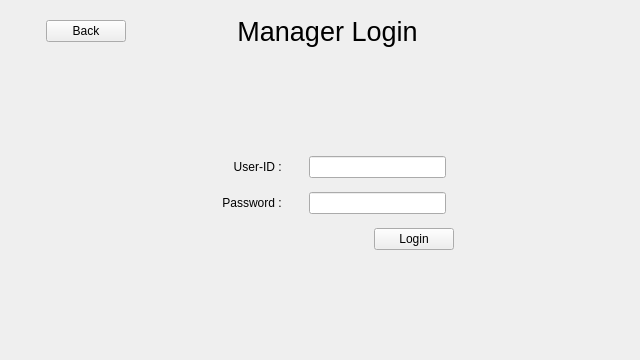
<?xml version="1.0" encoding="UTF-8"?>
<ui version="4.0">
 <class>Form</class>
 <widget class="QWidget" name="Form">
  <property name="geometry">
   <rect>
    <x>0</x>
    <y>0</y>
    <width>640</width>
    <height>360</height>
   </rect>
  </property>
  <property name="windowTitle">
   <string>Form</string>
  </property>
  <layout class="QVBoxLayout" name="verticalLayout" stretch="10,25,5,2,5,2,5,25">
   <item>
    <layout class="QHBoxLayout" name="horizontalLayout_5" stretch="5,10,15,20,30">
     <item>
      <spacer name="horizontalSpacer_11">
       <property name="orientation">
        <enum>Qt::Horizontal</enum>
       </property>
       <property name="sizeHint" stdset="0">
        <size>
         <width>40</width>
         <height>20</height>
        </size>
       </property>
      </spacer>
     </item>
     <item>
      <widget class="QPushButton" name="bt_back">
       <property name="text">
        <string>Back</string>
       </property>
      </widget>
     </item>
     <item>
      <spacer name="horizontalSpacer_9">
       <property name="orientation">
        <enum>Qt::Horizontal</enum>
       </property>
       <property name="sizeHint" stdset="0">
        <size>
         <width>40</width>
         <height>20</height>
        </size>
       </property>
      </spacer>
     </item>
     <item>
      <widget class="QLabel" name="label_3">
       <property name="font">
        <font>
         <pointsize>20</pointsize>
         <weight>50</weight>
         <bold>false</bold>
        </font>
       </property>
       <property name="text">
        <string>Manager Login</string>
       </property>
       <property name="alignment">
        <set>Qt::AlignCenter</set>
       </property>
      </widget>
     </item>
     <item>
      <spacer name="horizontalSpacer_10">
       <property name="orientation">
        <enum>Qt::Horizontal</enum>
       </property>
       <property name="sizeHint" stdset="0">
        <size>
         <width>40</width>
         <height>20</height>
        </size>
       </property>
      </spacer>
     </item>
    </layout>
   </item>
   <item>
    <spacer name="verticalSpacer_2">
     <property name="orientation">
      <enum>Qt::Vertical</enum>
     </property>
     <property name="sizeHint" stdset="0">
      <size>
       <width>20</width>
       <height>40</height>
      </size>
     </property>
    </spacer>
   </item>
   <item>
    <layout class="QHBoxLayout" name="horizontalLayout_2" stretch="20,10,2,15,20">
     <item>
      <spacer name="horizontalSpacer">
       <property name="orientation">
        <enum>Qt::Horizontal</enum>
       </property>
       <property name="sizeHint" stdset="0">
        <size>
         <width>40</width>
         <height>20</height>
        </size>
       </property>
      </spacer>
     </item>
     <item>
      <widget class="QLabel" name="label">
       <property name="text">
        <string>User-ID : </string>
       </property>
       <property name="alignment">
        <set>Qt::AlignRight|Qt::AlignTrailing|Qt::AlignVCenter</set>
       </property>
      </widget>
     </item>
     <item>
      <spacer name="horizontalSpacer_2">
       <property name="orientation">
        <enum>Qt::Horizontal</enum>
       </property>
       <property name="sizeHint" stdset="0">
        <size>
         <width>40</width>
         <height>20</height>
        </size>
       </property>
      </spacer>
     </item>
     <item>
      <widget class="QLineEdit" name="le_userid"/>
     </item>
     <item>
      <spacer name="horizontalSpacer_6">
       <property name="orientation">
        <enum>Qt::Horizontal</enum>
       </property>
       <property name="sizeHint" stdset="0">
        <size>
         <width>40</width>
         <height>20</height>
        </size>
       </property>
      </spacer>
     </item>
    </layout>
   </item>
   <item>
    <spacer name="verticalSpacer">
     <property name="orientation">
      <enum>Qt::Vertical</enum>
     </property>
     <property name="sizeHint" stdset="0">
      <size>
       <width>20</width>
       <height>40</height>
      </size>
     </property>
    </spacer>
   </item>
   <item>
    <layout class="QHBoxLayout" name="horizontalLayout_3" stretch="20,10,2,15,20">
     <item>
      <spacer name="horizontalSpacer_3">
       <property name="orientation">
        <enum>Qt::Horizontal</enum>
       </property>
       <property name="sizeHint" stdset="0">
        <size>
         <width>40</width>
         <height>20</height>
        </size>
       </property>
      </spacer>
     </item>
     <item>
      <widget class="QLabel" name="label_2">
       <property name="text">
        <string>Password : </string>
       </property>
       <property name="alignment">
        <set>Qt::AlignRight|Qt::AlignTrailing|Qt::AlignVCenter</set>
       </property>
      </widget>
     </item>
     <item>
      <spacer name="horizontalSpacer_4">
       <property name="orientation">
        <enum>Qt::Horizontal</enum>
       </property>
       <property name="sizeHint" stdset="0">
        <size>
         <width>40</width>
         <height>20</height>
        </size>
       </property>
      </spacer>
     </item>
     <item>
      <widget class="QLineEdit" name="le_password">
       <property name="echoMode">
        <enum>QLineEdit::Password</enum>
       </property>
      </widget>
     </item>
     <item>
      <spacer name="horizontalSpacer_7">
       <property name="orientation">
        <enum>Qt::Horizontal</enum>
       </property>
       <property name="sizeHint" stdset="0">
        <size>
         <width>40</width>
         <height>20</height>
        </size>
       </property>
      </spacer>
     </item>
    </layout>
   </item>
   <item>
    <spacer name="verticalSpacer_3">
     <property name="orientation">
      <enum>Qt::Vertical</enum>
     </property>
     <property name="sizeHint" stdset="0">
      <size>
       <width>20</width>
       <height>40</height>
      </size>
     </property>
    </spacer>
   </item>
   <item>
    <layout class="QHBoxLayout" name="horizontalLayout_4" stretch="31,5,15">
     <item>
      <spacer name="horizontalSpacer_5">
       <property name="orientation">
        <enum>Qt::Horizontal</enum>
       </property>
       <property name="sizeHint" stdset="0">
        <size>
         <width>40</width>
         <height>20</height>
        </size>
       </property>
      </spacer>
     </item>
     <item>
      <widget class="QPushButton" name="bt_login">
       <property name="text">
        <string>Login</string>
       </property>
      </widget>
     </item>
     <item>
      <spacer name="horizontalSpacer_8">
       <property name="orientation">
        <enum>Qt::Horizontal</enum>
       </property>
       <property name="sizeHint" stdset="0">
        <size>
         <width>40</width>
         <height>20</height>
        </size>
       </property>
      </spacer>
     </item>
    </layout>
   </item>
   <item>
    <spacer name="verticalSpacer_4">
     <property name="orientation">
      <enum>Qt::Vertical</enum>
     </property>
     <property name="sizeHint" stdset="0">
      <size>
       <width>20</width>
       <height>40</height>
      </size>
     </property>
    </spacer>
   </item>
  </layout>
 </widget>
 <resources/>
 <connections/>
</ui>
